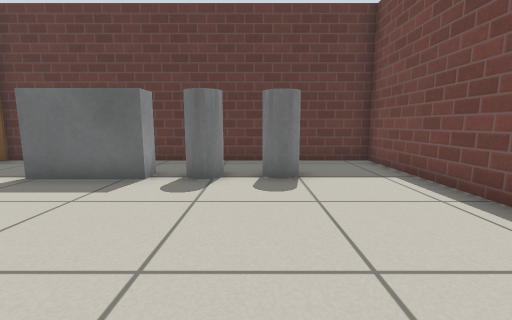
View 1 (above)

15 first-person views from a walk through a Gazebo world. The camera is 0.62 m above the floor, tilts 8° down and sees 90° across. The floor is counted in squares, 0.5 m on a side. Each view is taken from the middle of a square. On the plan, view 1 faces up. The plan holds only what a view shows up to about 12 squares ahead; the rest is blank. Gazebo's built-in surfaces are drawn with simple patterns.

View 2
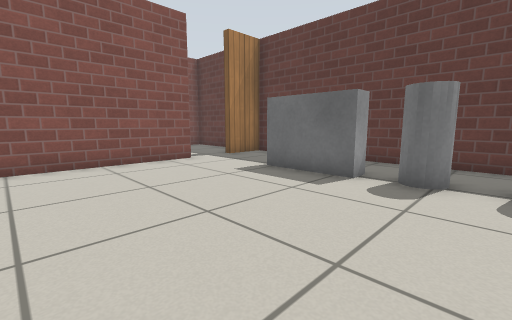

View 3
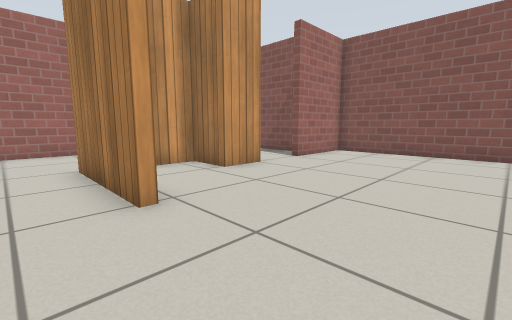

View 4
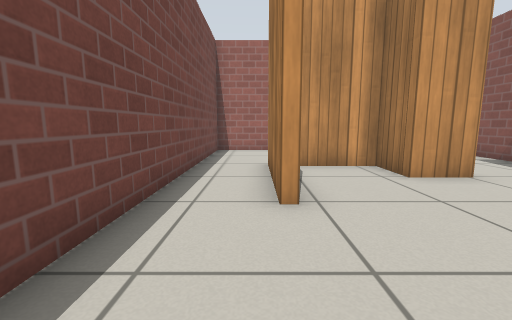

View 5
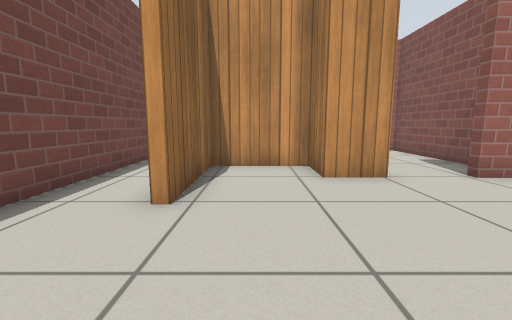

View 6
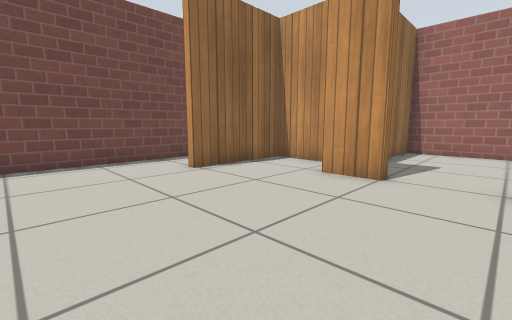

View 7
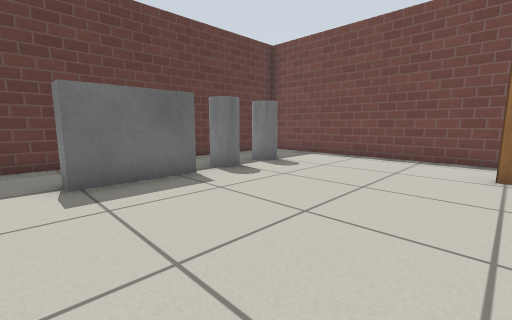

View 8
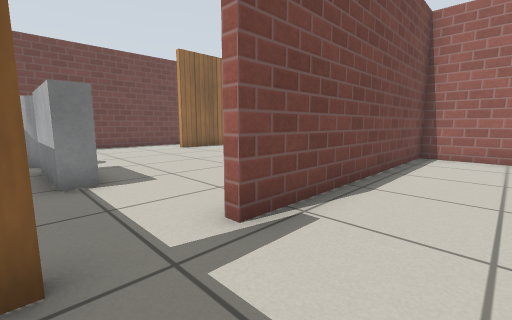

View 9
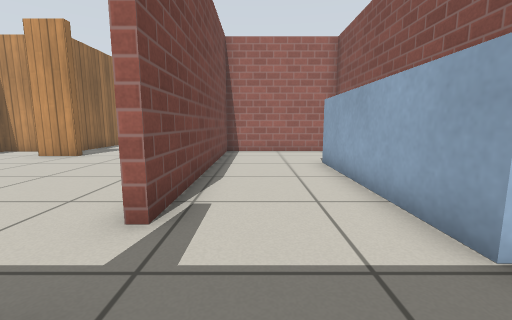

View 10
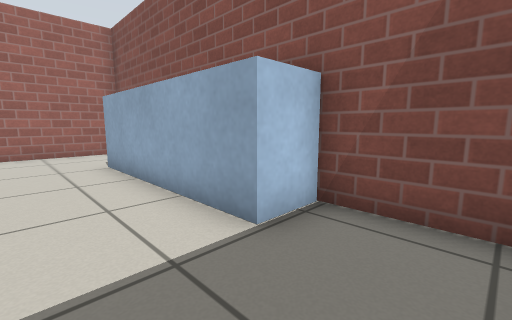

View 11
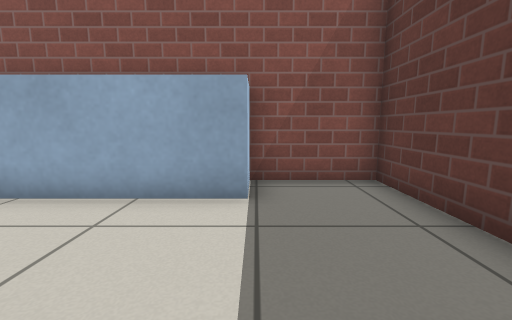

View 12
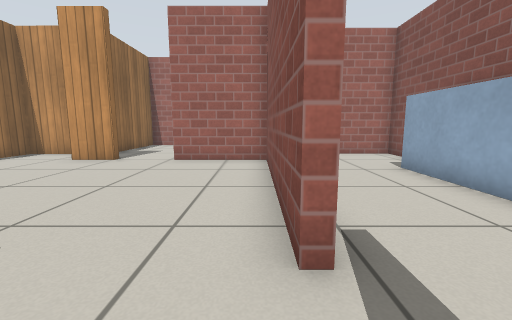

View 13
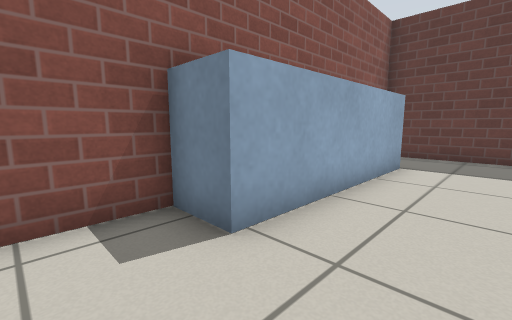

View 14
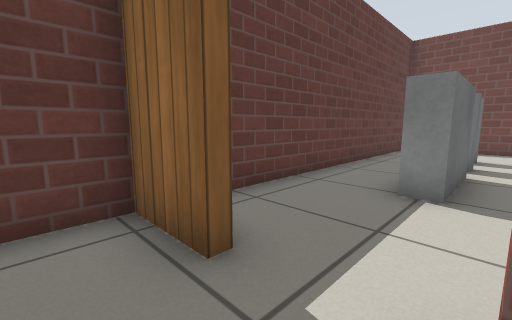

View 15
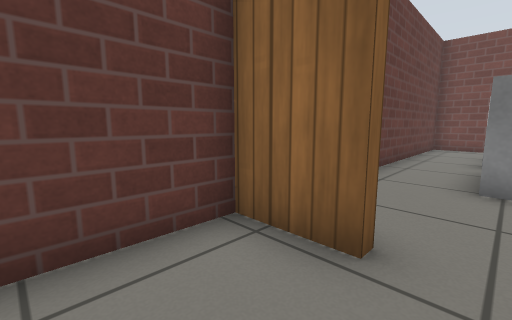

### Floor plan
Points are (right, up) in squares from view 1. A wall is a line through its corners. A room is listed if a view was taken in it or the views show most of it. See-through windows are left out.
Room 1 (views 1, 2, 3, 4, 5, 6, 7, 11, 12)
walls: (-3.1, -1.9) (-1.6, -1.9) (-1.6, -3.5) (1.3, -3.5) (1.3, 0.2) (1.6, 0.2) (1.6, -3.9); (-8.7, 5) (-8.4, 5) (-8.4, -1.9) (-5.2, -1.9); (0.7, -8.2) (3.8, -8.2) (3.8, 8.7) (-8.4, 8.7) (-8.4, 6.9)
ways out: opening at (-9, 5.5) to room 2; opening at (-4.5, -2) to room 3
objects: grey box (-5, 6) to (-3, 6); grey cylinder (-1, 6); grey cylinder (0, 6) to (1, 6)
Room 2 (views 8, 9, 10, 13, 14, 15)
walls: (-13.6, 2.1) (-13.6, -3.7) (-8.7, -3.7) (-8.7, 5); (-13.6, 5.9) (-12.2, 5.9) (-12.2, -0.2) (-13.6, -0.2); (-8.7, 6.9) (-8.7, 8.7) (-13.6, 8.7) (-13.6, 3)
ways out: opening at (-9, 5.5) to room 1
Room 3 (no view inside)
walls: (-6.5, -3.1) (-6.5, -8.1); (-5.2, -1.9) (-5.2, -2.3); (-5.1, -8.2) (-1.9, -8.2) (-1.9, -3.9); (-3.1, -2.2) (-3.1, -1.9)
ways out: opening at (-4.5, -2) to room 1

Where each view was taken, in squares from view 1:
view 1: 0 up, 0 right, facing up
view 2: 0 up, 0 right, facing up-left
view 3: 4 up, 3 right, facing down-left
view 4: 4 up, 2 right, facing down
view 5: 4 up, 0 right, facing down
view 6: 4 up, 5 left, facing down-right
view 7: 0 up, 6 left, facing up-right
view 8: 7 up, 11 left, facing down-right
view 9: 8 up, 10 left, facing down
view 10: 8 up, 10 left, facing down-left
view 11: 6 up, 8 left, facing left
view 12: 7 up, 8 left, facing down
view 13: 2 down, 10 left, facing up-left
view 14: 5 up, 10 left, facing up-right
view 15: 6 up, 11 left, facing up-right
